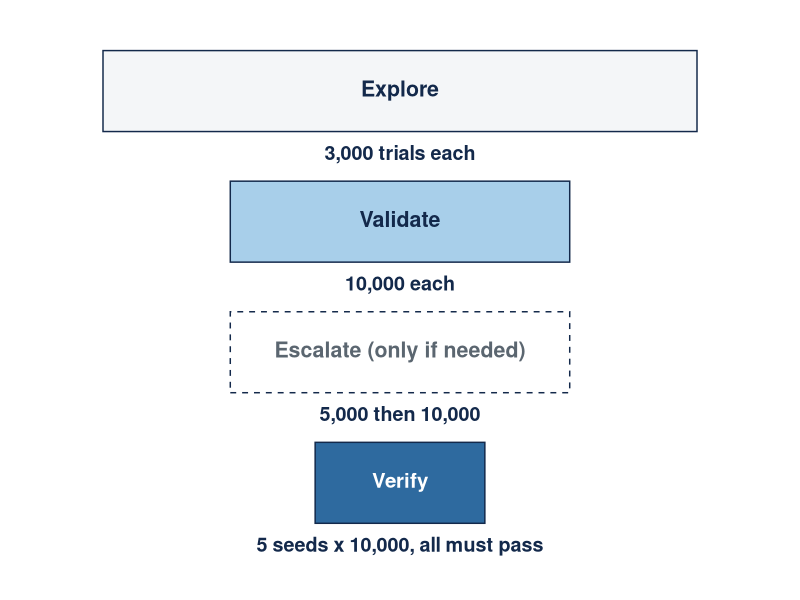

Generate this figure with R:
# Fidelity ladder, redrawn 2026-09-03 to match the pipeline that actually ran
# for the manuscript (R/warmstart_core.R run_three_stage_warmstart + the
# post-Stage-1 high-fidelity validation gate; Stage 4 = multiseed_sensitivity.R).
# Bar WIDTH = designs still in play. Configured values from globals.yml:
# 3,000 / 5,000 / 10,000 replications; verification = 5 seeds x 10,000.
# The escalation stage is drawn dashed because it runs only when the
# validation gate fails (it was skipped in essentially all production runs).
library(ggplot2)
navy <- "#13294B"; car <- "#4B9CD3"; deep <- "#2E6A9F"; graph <- "#5B6670"; fog <- "#F4F6F8"; orange <- "#E07C24"
st <- data.frame(
  y = 4:1,
  w = c(8.4, 4.8, 4.8, 2.4),
  lab = c("Explore", "Validate", "Escalate (only if needed)", "Verify"),
  sub = c("3,000 trials each", "10,000 each", "5,000 then 10,000", "5 seeds x 10,000, all must pass"),
  reps = c("many candidate designs, 3,000 simulated trials each\n(space-filling seed, then model-guided batches)",
           "top feasible designs re-simulated at 10,000 each;\nif enough survive, skip straight to verification",
           "runs only if validation fails: narrowed search box,\n5,000 then 10,000 each",
           "the one design you report: 5 independent seeds\nx 10,000; all five must pass"))
fills <- c(fog, "#A8CFEA", "white", deep)
p <- ggplot(st) +
  geom_tile(aes(x = 0, y = y, width = w, height = 0.62),
            fill = fills, colour = navy, linewidth = 0.5,
            linetype = c("solid", "solid", "dashed", "solid")) +
  geom_text(data = st[1:3,], aes(x = 0, y = y + 0.02, label = lab), size = 5.4,
            fontface = "bold", colour = c(navy, navy, graph)) +
  geom_text(data = st[4,], aes(x = 0, y = y + 0.02, label = lab), size = 5.2,
            fontface = "bold", colour = "white") +
  geom_text(aes(x = 0, y = y - 0.47, label = sub), size = 5.0, colour = navy, fontface = "bold") +
  xlim(-5.0, 5.0) + ylim(0.35, 4.45) + theme_void() +
  theme(plot.margin = margin(4, 8, 4, 8))
ggsave("images/fig_funnel_plain.png", p, width = 9.0, height = 4.6, dpi = 300, bg = "white")
cat("funnel written\n")
